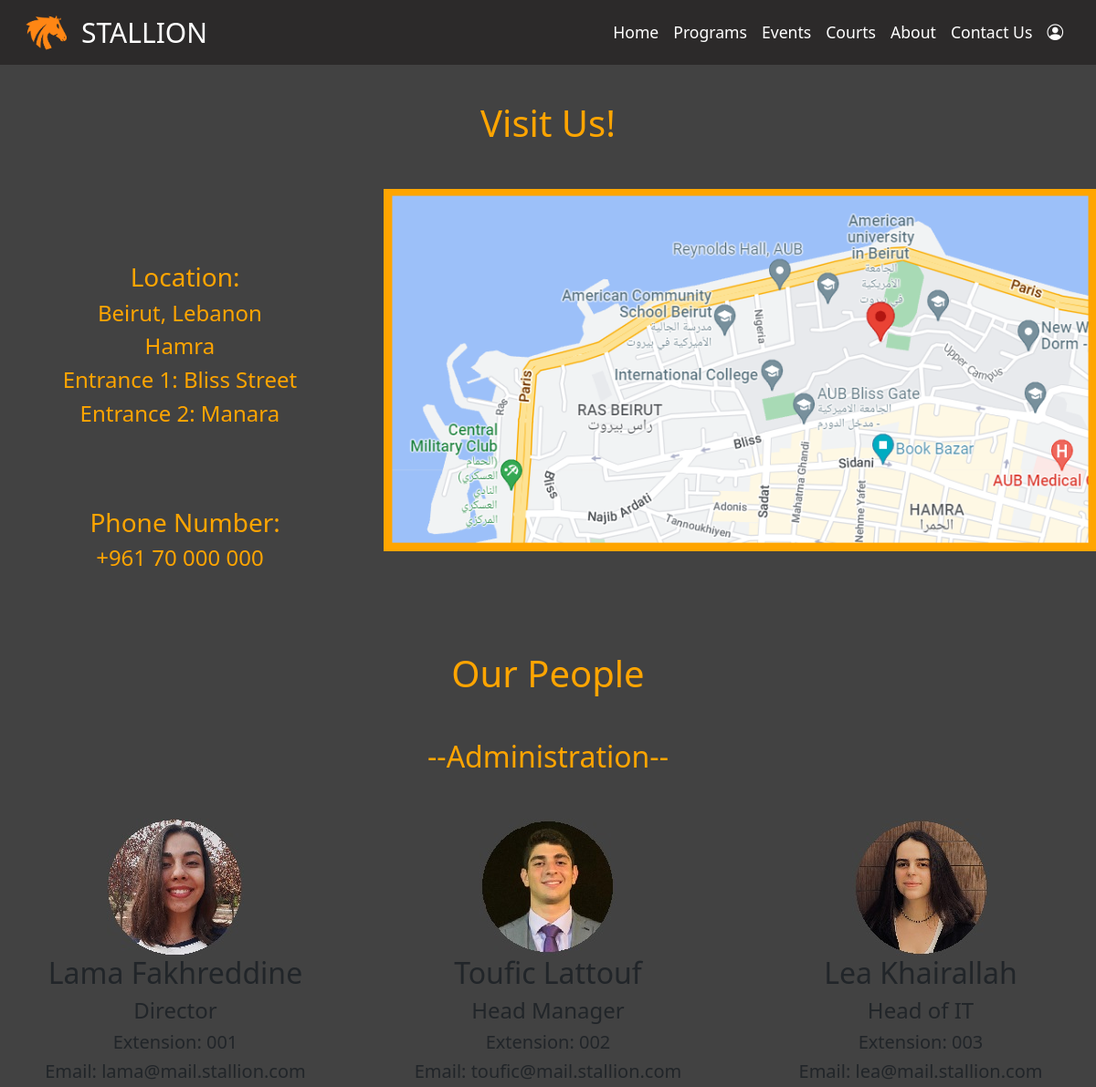
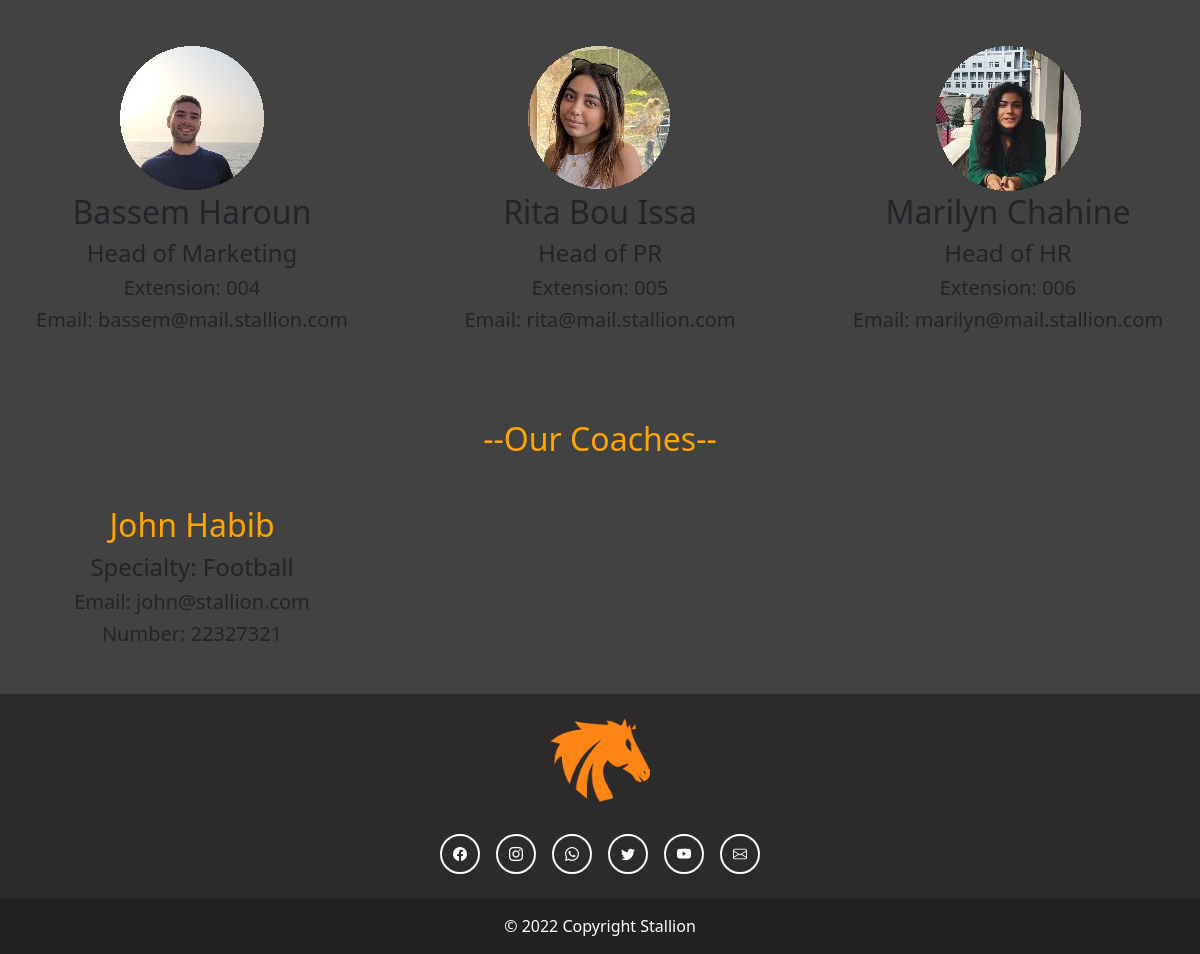
The app's page /contactUs/ with its own data (2 pictures, top to bottom).
### stallion_website/models.py (models this page shows, shortened)
class Coach(models.Model):
    user = models.OneToOneField(User, null=True, on_delete=models.CASCADE )
    name = models.CharField(max_length=100)
    specialty = models.CharField(max_length=100)
    email = models.EmailField(max_length=100, unique=True)
    password = models.CharField(max_length=200)
    dob = models.DateField()
    phone_number = models.IntegerField()

### stallion_website/views.py (the view)
# urls.py: path('contactUs/', views.contact, name="contactUs"),
def contact(request):
    coaches = Coach.objects.all()
    return render(request, 'stallion_website/contactus.html', {'coaches':coaches})

### stallion_website/templates/stallion_website/contactus.html (shortened to what this page needs)
{% load static %}
<!doctype html>
<html lang="en">
  <head>
    <link
    href="https://cdn.jsdelivr.net/npm/bootstrap@5.1.3/dist/css/bootstrap.min.css"
    rel="stylesheet"
    />
    <link
      rel="stylesheet"
      href="https://cdn.jsdelivr.net/npm/bootstrap-icons@1.5.0/font/bootstrap-icons.css"
    />
    <link
      rel="stylesheet"
      type="text/css"
      href="{% static '/css/contactus.css' %}"
    />
  </head>
  <body class="d-flex flex-column min-vh-100">
    {% include 'stallion_website/navbar.html' %}
    <section class="location" style="background-color:var(--darkgrey)">
        <p>&nbsp;</p>
        <h1 style="color:orange">Visit Us!</h1>
        <p>&nbsp;</p>
            <span class = "locText">
            <p>&nbsp;</p>
            <p>&nbsp;</p>
            <h3 style="color:orange">&nbsp;&nbsp;&nbsp;&nbsp;&nbsp;&nbsp;&nbsp;&nbsp;&nbsp;&nbsp;&nbsp;Location:</h3>
            <h4 style="color:orange">&nbsp;&nbsp;&nbsp;&nbsp;&nbsp;&nbsp;&nbsp;&nbsp;&nbsp;&nbsp;&nbsp;Beirut, Lebanon</h4>
            <h4 style="color:orange">&nbsp;&nbsp;&nbsp;&nbsp;&nbsp;&nbsp;&nbsp;&nbsp;&nbsp;&nbsp;&nbsp;Hamra</h4>
            <h4 style="color:orange">&nbsp;&nbsp;&nbsp;&nbsp;&nbsp;&nbsp;&nbsp;&nbsp;&nbsp;&nbsp;&nbsp;Entrance 1: Bliss Street</h4>
            <h4 style="color:orange">&nbsp;&nbsp;&nbsp;&nbsp;&nbsp;&nbsp;&nbsp;&nbsp;&nbsp;&nbsp;&nbsp;Entrance 2: Manara</h4>
            <p>&nbsp;</p>
            <p>&nbsp;</p>
            <h3 style="color:orange">&nbsp;&nbsp;&nbsp;&nbsp;&nbsp;&nbsp;&nbsp;&nbsp;&nbsp;&nbsp;&nbsp;Phone Number:</h3>
            <h4 style="color:orange">&nbsp;&nbsp;&nbsp;&nbsp;&nbsp;&nbsp;&nbsp;&nbsp;&nbsp;&nbsp;&nbsp;+961 70 000 000</h4>
            </span>
            <img class = "locMap"
            src="{% static '/images/Location2.PNG' %}"
            alt="Location PNG"
            >
     <h1>&nbsp;</h1>
     <p>&nbsp;</p>
    </section>
    <div class="contact information" style="background-color:var(--darkgrey)">
        <p>&nbsp;</p>
        <p>&nbsp;</p>
        <h1 style="color:orange">Our People</h1>
        <p>&nbsp;&nbsp;</p>
        <h2 style="color:orange">--Administration--</h1>
        <p>&nbsp;&nbsp;</p>
        <div class="row">
            <div class="col-lg-4">
                <img class = "center" src="{% static '/images/lama.jfif' %}"></img>
                <h2>Lama Fakhreddine</h2>
                <h4>Director</h4>
                <h5>Extension: 001</h5>
                <h5>Email: lama@mail.stallion.com</h5>
            </div>
            <div class="col-lg-4">
                <img class = "center" src="{% static '/images/toufic.jpeg' %}"></img>
                <h2>Toufic Lattouf</h2>
                <h4>Head Manager</h4>
                <h5>Extension: 002</h5>
                <h5>Email: toufic@mail.stallion.com</h5>
            </div>
            <div class="col-lg-4">
                <img class = "center" src="{% static '/images/lea.jfif' %}"></img>
                <h2>Lea Khairallah</h2>
                <h4>Head of IT</h4>
                <h5>Extension: 003</h5>
                <h5>Email: lea@mail.stallion.com</h5>
            </div>
        </div>
        <p>&nbsp;&nbsp;</p>
        <div class="row">
            <div class="col-lg-4">
                <img class = "center" src="{% static '/images/bassem.jfif' %}"></img>
                <h2>Bassem Haroun</h2>
                <h4>Head of Marketing</h4>
                <h5>Extension: 004</h5>
                <h5>Email: bassem@mail.stallion.com</h5>
            </div>
            <div class="col-lg-4">
                <img class = "center" src="{% static '/images/rita.jpeg' %}"></img>
                <h2>Rita Bou Issa</h2>
                <h4>Head of PR</h4>
                <h5>Extension: 005</h5>
                <h5>Email: rita@mail.stallion.com</h5>
            </div>
            <div class="col-lg-4">
                <img class = "center" src="{% static '/images/marilyn.jfif' %}"></img>
                <h2>Marilyn Chahine</h2>
                <div class="titles">
                    <h4>Head of HR</h4>
                    <h5>Extension: 006</h5>
                    <h5>Email: marilyn@mail.stallion.com</h5>
                </div>
            </div>
        </div>
        <p>&nbsp;</p>
        <p>&nbsp;</p>
        <h2 style="color:orange">--Our Coaches--</h1>
        <p>&nbsp;&nbsp;</p>
        <div class="row">
          {% for coach in coaches %}
            <div class="col-lg-4">
                <h2 style = "color:orange">{{coach.name}}</h2>
                <h4>Specialty: {{coach.specialty}}</h4>
                <h5>Email: {{coach.email}}</h5>
                <h5>Number: {{coach.phone_number}}</h5>
            </div>
            {% endfor %}
        </div>
        <p>&nbsp;&nbsp;</p>
    </div>
      {% include 'stallion_website/footer.html' %}
  </body>
</html>

### static/css/contactus.css (style rules this page uses)
h1 { text-align: center; }
h2 { text-align: center; }
h3 { text-align: center; }
h4 { text-align: center; }
h5 { text-align: center; }
.center { display: block; margin-left: auto; margin-right: auto; }
.locText { float: left; text-align: center; }
.locMap { float: right; width:65%; }
.titles { text-align: center; }

### static/css/variables.css (style rules this page uses)
:root { --darkorange: #ff8614; --orange: #fda14b; --darkslategray: #2c2a2a; --darkgrey: #424242; --white: #e7e7e7; }

### records on screen
Coach: name "John Habib", specialty "Football", email "john@stallion.com", phone_number "22327321"
